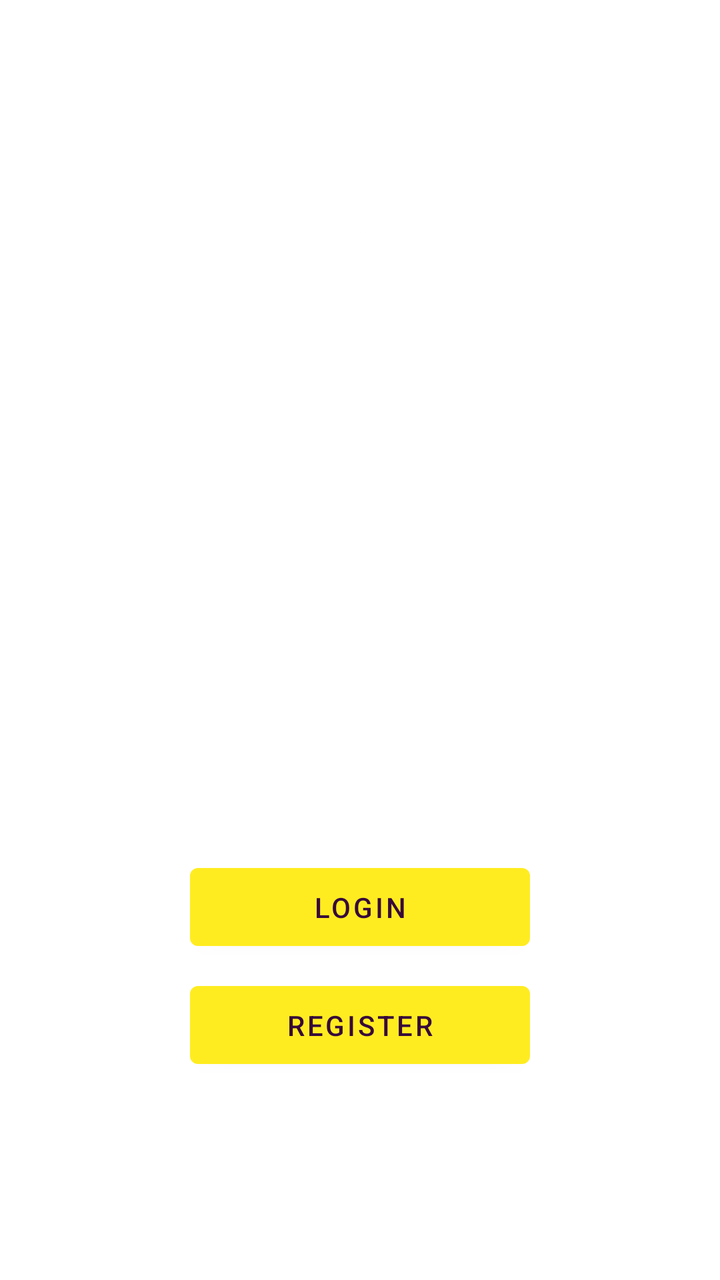
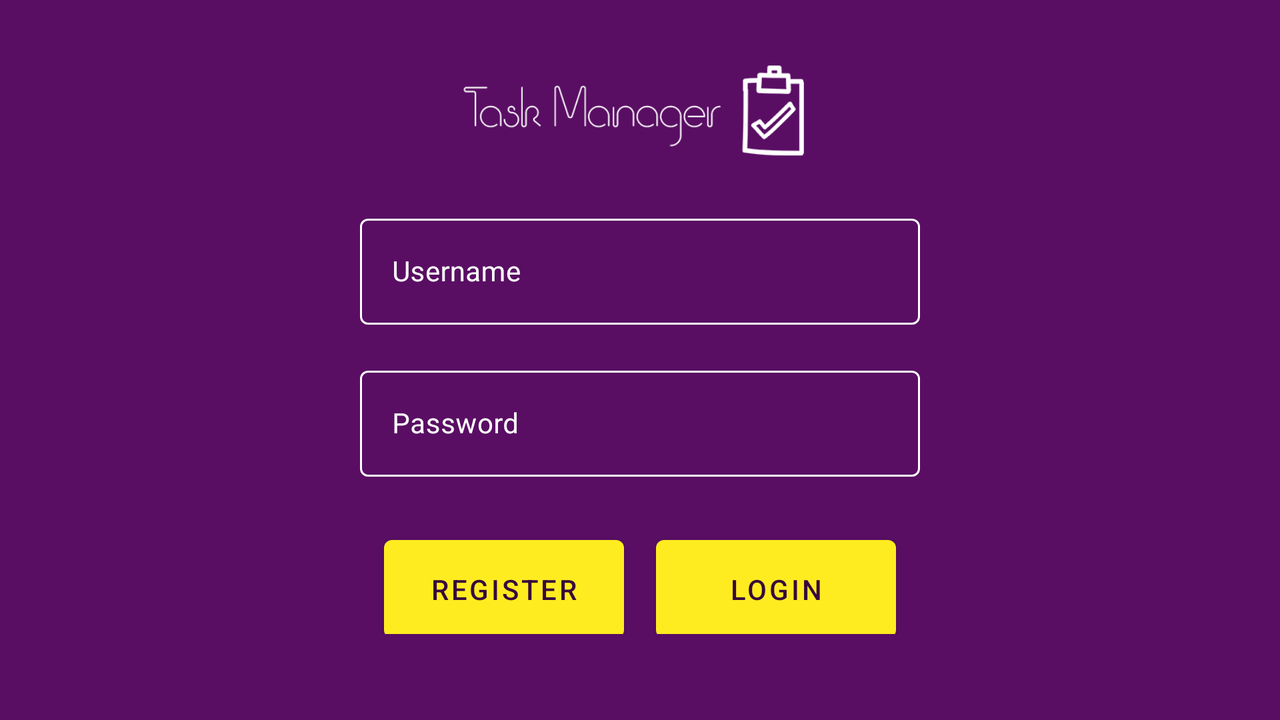

An Android layout and its configuration variant, each rendered on a device that would load it. The default file and the variant file are quoted in full after the pictures.
<!-- AndroidManifest.xml: activity theme AppNoActionBarTheme -->
<!-- res/layout/fragment_login.xml -->
<?xml version="1.0" encoding="utf-8"?>
<LinearLayout xmlns:android="http://schemas.android.com/apk/res/android"
xmlns:app="http://schemas.android.com/apk/res-auto"
xmlns:tools="http://schemas.android.com/tools"
android:id="@+id/loginFragment_mainLayout"
android:layout_width="match_parent"
android:layout_height="match_parent"
android:orientation="vertical"
tools:context=".Controller.LoginFragment">


<ScrollView
    android:layout_width="match_parent"
    android:layout_height="match_parent">

    <LinearLayout
        android:layout_width="match_parent"
        android:layout_height="wrap_content"
        android:gravity="center"
        android:orientation="vertical">

        <ImageView
            android:id="@+id/loginFragment_imageView"
            android:layout_width="263dp"
            android:layout_height="220dp"
            android:layout_gravity="center"
            android:layout_marginTop="24dp"
            android:layout_marginBottom="32dp"
            android:src="@drawable/task_logo" />

        <com.google.android.material.textfield.TextInputLayout
            android:id="@+id/loginFragment_textInputLayout"
            style="@style/Widget.MaterialComponents.TextInputLayout.OutlinedBox"
            android:layout_width="280dp"
            android:layout_height="60dp"
            android:hint="@string/username"
            android:textColorHint="@color/task_app_white"
            app:boxStrokeColor="@color/task_app_red">

            <com.google.android.material.textfield.TextInputEditText
                android:id="@+id/loginFragment_username"
                android:layout_width="match_parent"
                android:layout_height="wrap_content"
                android:inputType="textImeMultiLine"
                android:textColor="@color/task_app_white"
                android:textSize="14dp" />

        </com.google.android.material.textfield.TextInputLayout>

        <com.google.android.material.textfield.TextInputLayout
            android:id="@+id/loginFragment_textInputLayout2"
            style="@style/Widget.MaterialComponents.TextInputLayout.OutlinedBox"
            android:layout_width="280dp"
            android:layout_height="60dp"
            android:layout_marginTop="16dp"
            android:hint="@string/password"
            android:textColorHint="@color/task_app_white"
            app:boxStrokeColor="@color/task_app_red">

            <com.google.android.material.textfield.TextInputEditText
                android:id="@+id/loginFragment_password"
                android:layout_width="match_parent"
                android:layout_height="wrap_content"
                android:inputType="numberPassword"
                android:textColor="@color/task_app_white"
                android:textSize="14dp" />

        </com.google.android.material.textfield.TextInputLayout>

        <com.google.android.material.button.MaterialButton
            android:id="@+id/loginFragment_loginBtn"
            android:layout_width="170dp"
            android:layout_height="wrap_content"
            android:layout_marginTop="16dp"
            android:padding="10dp"
            android:text="@string/login"
            android:textColor="@color/task_app_darkest"
            app:backgroundTint="@color/task_app_yellow" />

        <com.google.android.material.button.MaterialButton
            android:id="@+id/loginFragment_registerBtn"
            android:layout_width="170dp"
            android:layout_height="wrap_content"
            android:layout_marginTop="8dp"
            android:padding="10dp"
            android:text="@string/register"
            android:textColor="@color/task_app_darkest"
            app:backgroundTint="@color/task_app_yellow" />

    </LinearLayout>

</ScrollView>


</LinearLayout>
<!-- resources referenced by this layout -->
<resources>
  <color name="task_app_darkest">#37093b</color>
  <color name="task_app_red">#d61731</color>
  <color name="task_app_white">#FFFFFF</color>
  <color name="task_app_yellow">#ffec20</color>
  <!-- drawable task_logo: png bitmap (drawable, 59709 bytes) -->
  <string name="login">Login</string>
  <string name="password">Password</string>
  <string name="register">Register</string>
  <string name="username">Username</string>
  <style name="AppNoActionBarTheme" parent="Theme.MaterialComponents.Light.NoActionBar">
          <item name="colorPrimary">@color/task_app_darkest</item>
          <item name="colorPrimaryDark">@color/colorPrimaryDark</item>
          <item name="colorAccent">@color/task_app_white</item>
      </style>
  <color name="colorPrimaryDark">@color/task_app_dark</color>
  <color name="task_app_dark">#590e63</color>
</resources>
<!-- res/layout-land/fragment_login.xml (the repository's variant of the layout above) -->
<!-- drawn on the phone turned sideways -->
<?xml version="1.0" encoding="utf-8"?>
<LinearLayout
    xmlns:android="http://schemas.android.com/apk/res/android"
    xmlns:app="http://schemas.android.com/apk/res-auto"
    xmlns:tools="http://schemas.android.com/tools"
    android:id="@+id/loginFragment_mainLayout"
    android:layout_width="match_parent"
    android:layout_height="match_parent"
    android:orientation="vertical"
    tools:context=".Controller.LoginFragment"
    android:background= "@color/task_app_dark">


    <ScrollView
        android:layout_width="match_parent"
        android:layout_height="match_parent">

        <LinearLayout
            android:layout_width="match_parent"
            android:layout_height="wrap_content"
            android:gravity="center"
            android:orientation="vertical">

            <ImageView
                android:id="@+id/loginFragment_imageView"
                android:layout_width="237dp"
                android:layout_height="48dp"
                android:layout_gravity="center"
                android:layout_marginTop="32dp"
                android:layout_marginBottom="24dp"
                android:src="@drawable/task_side_logo" />

            <com.google.android.material.textfield.TextInputLayout
                android:id="@+id/loginFragment_textInputLayout"
                style="@style/Widget.MaterialComponents.TextInputLayout.OutlinedBox"
                android:layout_width="280dp"
                android:layout_height="60dp"
                android:hint="@string/username"
                android:textColorHint="@color/task_app_white"
                app:boxStrokeColor="@color/task_app_red">

                <com.google.android.material.textfield.TextInputEditText
                    android:id="@+id/loginFragment_username"
                    android:layout_width="match_parent"
                    android:layout_height="wrap_content"
                    android:inputType="textImeMultiLine"
                    android:textColor="@color/task_app_white"
                    android:textSize="14dp" />

            </com.google.android.material.textfield.TextInputLayout>

            <com.google.android.material.textfield.TextInputLayout
                android:id="@+id/loginFragment_textInputLayout2"
                style="@style/Widget.MaterialComponents.TextInputLayout.OutlinedBox"
                android:layout_width="280dp"
                android:layout_height="60dp"
                android:layout_marginTop="16dp"
                android:hint="@string/password"
                android:textColorHint="@color/task_app_white"
                app:boxStrokeColor="@color/task_app_red">

                <com.google.android.material.textfield.TextInputEditText
                    android:id="@+id/loginFragment_password"
                    android:layout_width="match_parent"
                    android:layout_height="wrap_content"
                    android:inputType="numberPassword"
                    android:textColor="@color/task_app_white"
                    android:textSize="14dp" />

            </com.google.android.material.textfield.TextInputLayout>

            <LinearLayout
                android:layout_width="match_parent"
                android:layout_height="match_parent"
                android:gravity="center"
                android:orientation="horizontal">

                <com.google.android.material.button.MaterialButton
                    android:id="@+id/loginFragment_registerBtn"
                    android:layout_width="120dp"
                    android:layout_height="wrap_content"
                    android:layout_marginTop="16dp"
                    android:layout_marginRight="16dp"
                    android:padding="15dp"
                    android:text="@string/register"
                    android:textColor="@color/task_app_darkest"
                    app:backgroundTint="@color/task_app_yellow" />

                <com.google.android.material.button.MaterialButton
                    android:id="@+id/loginFragment_loginBtn"
                    android:layout_width="120dp"
                    android:layout_height="wrap_content"
                    android:layout_marginTop="16dp"
                    android:padding="15dp"
                    android:text="@string/login"
                    android:textColor="@color/task_app_darkest"
                    app:backgroundTint="@color/task_app_yellow" />

            </LinearLayout>


        </LinearLayout>

    </ScrollView>


</LinearLayout>
<!-- resources referenced by the variant -->
<!-- as the phone turned sideways resolves them -->
<resources>
  <color name="task_app_dark">#590e63</color>
  <color name="task_app_darkest">#37093b</color>
  <color name="task_app_red">#d61731</color>
  <color name="task_app_white">#FFFFFF</color>
  <color name="task_app_yellow">#ffec20</color>
  <!-- drawable task_side_logo: png bitmap (drawable, 28083 bytes) -->
  <string name="login">Login</string>
  <string name="password">Password</string>
  <string name="register">Register</string>
  <string name="username">Username</string>
  <style name="AppNoActionBarTheme" parent="Theme.MaterialComponents.Light.NoActionBar">
          <item name="colorPrimary">@color/task_app_darkest</item>
          <item name="colorPrimaryDark">@color/colorPrimaryDark</item>
          <item name="colorAccent">@color/task_app_white</item>
      </style>
  <color name="colorPrimaryDark">@color/task_app_dark</color>
</resources>
